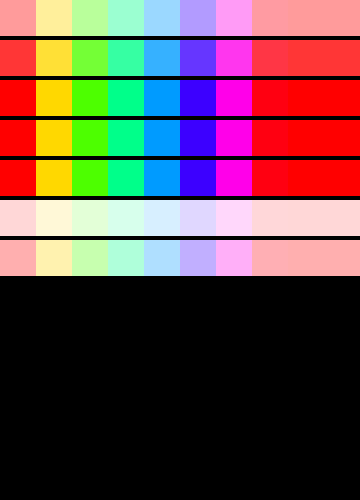
Frame 1 (no input)
Frame 60 (the mouse pressed at the canvas centre just before this capture): identical to frame 1, image omitted
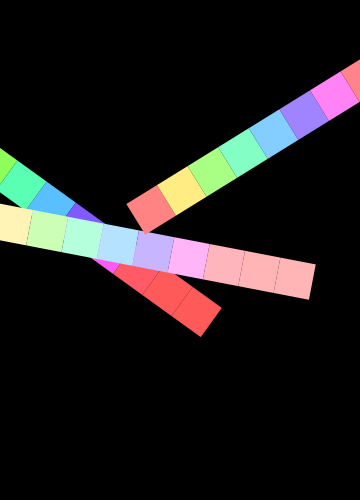
Frame 120 (the mouse held since frame 60 and released just before this capture)

The Processing sketch that drew these frames (run headless with seeded random() and noise(); from frame 60 on, the mouse is pressed at the canvas centre):

// Processing sketch: color_hsb_arrays_rotate_pushMatrix
// ── color_hsb_arrays_rotate_pushMatrix.pde
int[] sat = new int[7];
float[] rot = new float[7];

void setup() {
  size(360, 500);
  colorMode(HSB); // 0-360
  noStroke();

  // initialize rotation array to 0
  for(int i=0; i<rot.length; i++){
    rot[i] = 0;
  }

  sat[0] = 100;
  sat[1] = 200;
  sat[2] = 300;
  sat[3] = 320;
  sat[4] = 360;
  sat[5] = 40;
  sat[6] = 80;
}

void draw() {
  background(0);
  
  for (int s=0; s<sat.length; s++) {
    pushMatrix(); //save old rotation
    rotate(rot[s]);
    for (int i=0; i<width; i=i+36) {
      fill(i, sat[s], 360);
      rect(i, s*40, 36, 36);
    }
    popMatrix(); //restore old rotation
  }
}

void mousePressed() {
  for (int i=0; i<sat.length; i++) {
    sat[i] = int(random(0, 360));
    rot[i] = random(-2*PI, 2*PI);
  }
}
